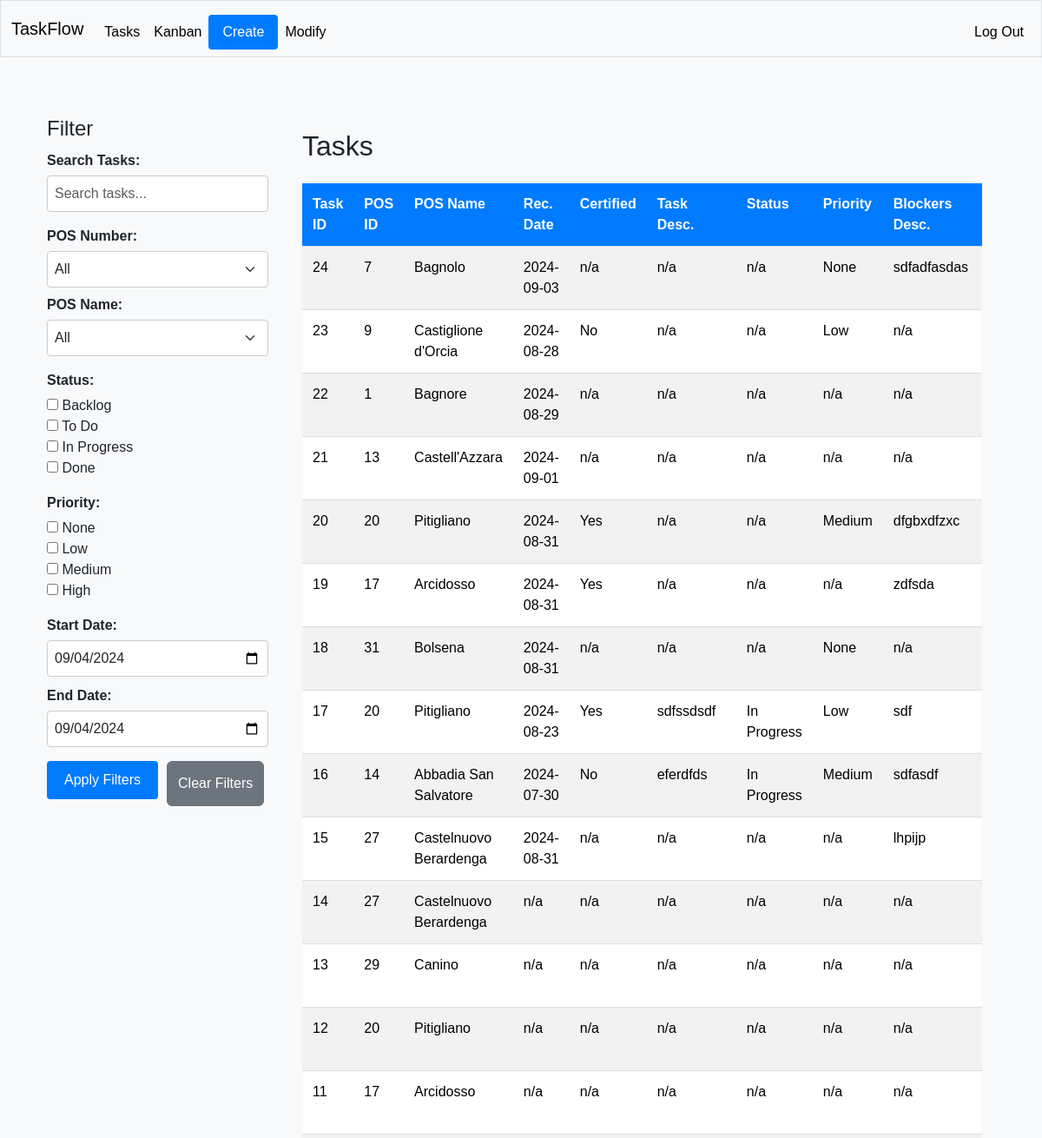
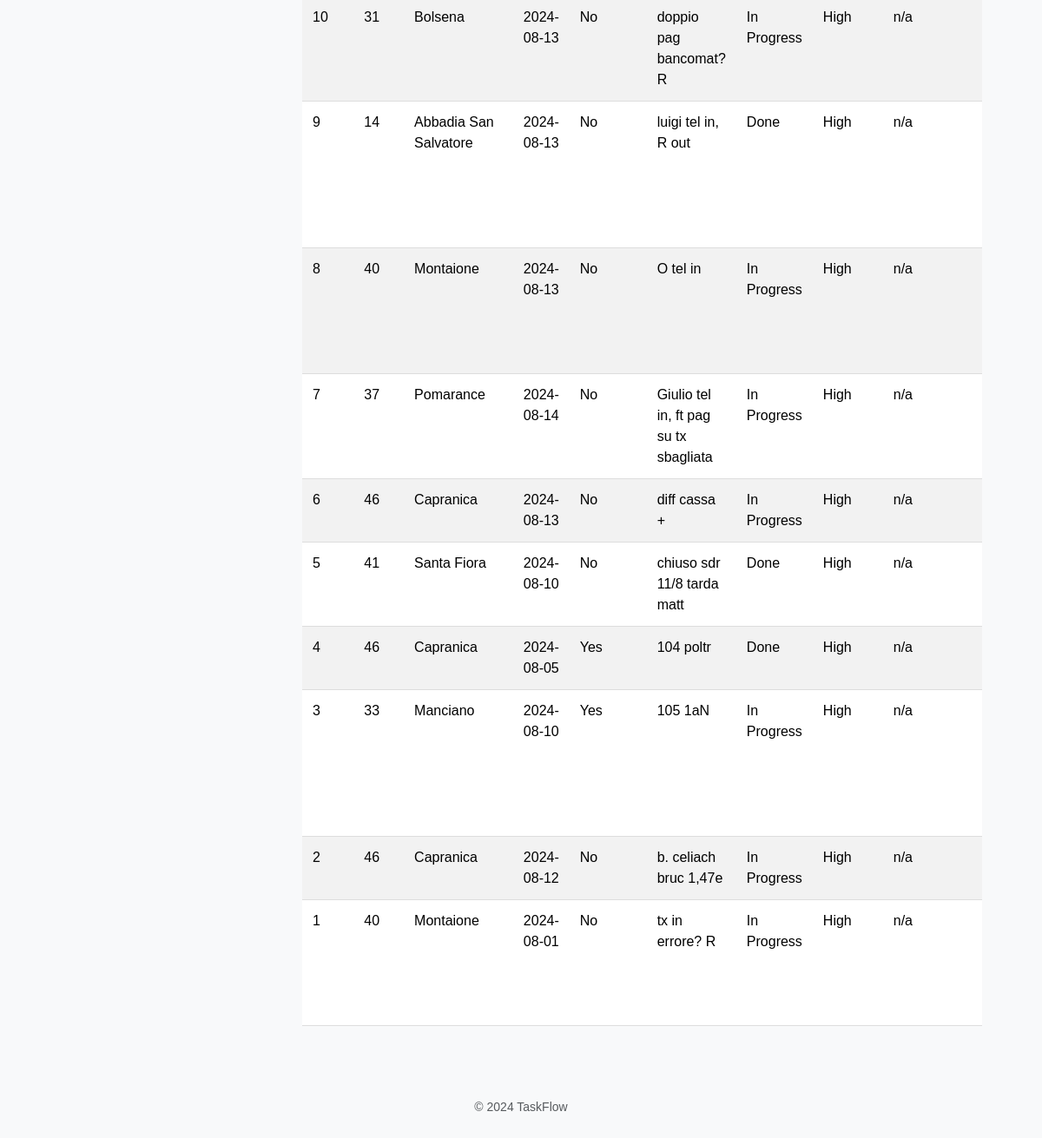
Page /tasks (signed in) on the committed database (2 pictures, top to bottom).
### tables this page shows
CREATE TABLE tasks (
                        task_id INTEGER NOT NULL, 
                        task_desc VARCHAR, 
                        task_status VARCHAR, 
                        task_priority VARCHAR, 
                        task_start_date DATE, 
                        task_due_date DATE, 
                        task_notes VARCHAR, 
                        pos_id INTEGER NOT NULL, 
                        blocker_id INTEGER, 
                        rec_id INTEGER, 
                        PRIMARY KEY (task_id), 
                        CHECK (task_status IN ('Backlog', 'To Do', 'In Progress', 'Done')), 
                        CHECK (task_priority IN ('None', 'Low', 'Medium', 'High')),
                        FOREIGN KEY(pos_id) REFERENCES pos (pos_id),
                        FOREIGN KEY(blocker_id) REFERENCES blockers (blocker_id),
                        FOREIGN KEY(rec_id) REFERENCES rec (rec_id)
                    );

CREATE TABLE pos (
	pos_id INTEGER NOT NULL, 
	pos_name VARCHAR NOT NULL, 
	PRIMARY KEY (pos_id), 
	UNIQUE (pos_name)
);

CREATE TABLE rec (
                        rec_id INTEGER NOT NULL, 
                        rec_date DATE, 
                        rec_certified BOOLEAN, 
                        task_id INTEGER, 
                        pos_id INTEGER, 
                        blocker_id INTEGER, 
                        PRIMARY KEY (rec_id),
                        FOREIGN KEY(task_id) REFERENCES tasks (task_id),
                        FOREIGN KEY(pos_id) REFERENCES pos (pos_id),
                        FOREIGN KEY(blocker_id) REFERENCES blockers (blocker_id)
                    );

CREATE TABLE blockers (
                        blocker_id INTEGER NOT NULL, 
                        blocker_desc VARCHAR, 
                        blocker_responsible VARCHAR, 
                        blocker_resolved BOOLEAN, 
                        blocker_res_date DATE, 
                        pos_id INTEGER, 
                        rec_id INTEGER, 
                        task_id INTEGER, 
                        PRIMARY KEY (blocker_id),
                        FOREIGN KEY(pos_id) REFERENCES pos (pos_id),
                        FOREIGN KEY(rec_id) REFERENCES rec (rec_id),
                        FOREIGN KEY(task_id) REFERENCES tasks (task_id)
                    );

### app.py (the view)
@app.route("/tasks")
@login_required
def tasks():
    with engine.connect() as conn:
        query = select(
            tasks_table.c.task_id,
            tasks_table.c.task_desc,
            tasks_table.c.task_status,
            tasks_table.c.task_priority,
            tasks_table.c.task_start_date,
            tasks_table.c.task_due_date,
            tasks_table.c.task_notes,
            pos_table.c.pos_id,
            pos_table.c.pos_name,
            rec_table.c.rec_date,
            rec_table.c.rec_certified,
            blockers_table.c.blocker_desc,
            blockers_table.c.blocker_responsible
        ).select_from(
            tasks_table
            .join(pos_table, tasks_table.c.pos_id == pos_table.c.pos_id)
            .outerjoin(rec_table, tasks_table.c.rec_id == rec_table.c.rec_id)
            .outerjoin(blockers_table, tasks_table.c.blocker_id == blockers_table.c.blocker_id)
        ).order_by(desc(tasks_table.c.task_id))
        tasks = conn.execute(query).fetchall()
        pos_data = conn.execute(select(pos_table.c.pos_id, pos_table.c.pos_name)).fetchall()
        formatted_tasks = []
        for task in tasks:
            formatted_tasks.append({
                "task_id": task.task_id if task.task_id is not None else "n/a",
                "task_desc": task.task_desc if task.task_desc is not None else "n/a",
                "task_status": task.task_status if task.task_status is not None else "n/a",
                "task_priority": task.task_priority if task.task_priority is not None else "n/a",
                "task_start_date": task.task_start_date.strftime('%Y-%m-%d') if isinstance(task.task_start_date, date) else "n/a",
                "task_due_date": task.task_due_date.strftime('%Y-%m-%d') if isinstance(task.task_due_date, date) else "n/a",
                "task_notes": task.task_notes if task.task_notes is not None else "n/a",
                "pos_id": task.pos_id if task.pos_id is not None else "n/a",
                "pos_name": task.pos_name if task.pos_name is not None else "n/a",
                "rec_date": task.rec_date.strftime('%Y-%m-%d') if isinstance(task.rec_date, date) else "n/a",
                "rec_certified": "Yes" if task.rec_certified is True else "No" if task.rec_certified is False else "n/a",
                "blocker_desc": task.blocker_desc if task.blocker_desc is not None else "n/a",
                "blocker_responsible": task.blocker_responsible if task.blocker_responsible is not None else "n/a"
            })
    logger.debug("Formatted tasks for display: %s", formatted_tasks)
    return render_template("tasks.html", tasks=formatted_tasks, pos_data=pos_data, date=date)

### helpers.py (called while the page is built)
def login_required(f):
    @wraps(f)
    def decorated_function(*args, **kwargs):
        if session.get("user_id") is None:
            return redirect("/login")
        return f(*args, **kwargs)
    return decorated_function

### templates/tasks.html
{% extends "layout.html" %}
{% block main %}
<div class="container-fluid">
    <div class="row">
        <div class="col-md-3">
            {% include '_sidebar.html' %}
        </div>
        <div class="col-md-9">
            {% include '_tasks_body.html' %}
        </div>
    </div>
</div>
{% endblock %}

### templates/_tasks_body.html (shortened to what this page needs)
<div class="tasks-wrapper">
    <h2 class="mt-0">Tasks</h2>
    <div class="table-responsive">
        <table class="table table-striped mt-3">
            <thead>
                <tr>
                    <th>Task ID</th>
                    <th>POS ID</th>
                    <th>POS Name</th>
                    <th>Rec. Date</th>
                    <th>Certified</th>
                    <th>Task Desc.</th>
                    <th>Status</th>
                    <th>Priority</th>
                    <th>Blockers Desc.</th>
                    <th>Blockers Resp</th>
                </tr>
            </thead>
            <tbody id="taskTableBody">
                {% for task in tasks %}
                <tr>
                    <td>{{ task.task_id }}</td>
                    <td>{{ task.pos_id }}</td>
                    <td>{{ task.pos_name }}</td>
                    <td>{{ task.rec_date }}</td>
                    <td>{{ task.rec_certified }}</td>
                    <td>{{ task.task_desc }}</td>
                    <td>{{ task.task_status }}</td>
                    <td>{{ task.task_priority }}</td>
                    <td>{{ task.blocker_desc }}</td>
                    <td>{{ task.blocker_responsible }}</td>
                </tr>
                {% endfor %}
            </tbody>
        </table>
    </div>
</div>

### static/css/style.css (style rules this page uses)
body { font-family: Arial, sans-serif !important; background-color: #f8f9fa !important; margin: 0 !important; padding: 0 !important; text-align: left !important; }
.table { width: 100% !important; margin-bottom: 20px !important; border-collapse: collapse !important; text-align: left !important; }
.table th, .table td { padding: 12px !important; text-align: left !important; border-bottom: 1px solid #ddd !important; vertical-align: top !important; white-space: normal !important; }
.table th { background-color: #007bff !important; color: white !important; }
.table-responsive { overflow-x: auto !important; text-align: left !important; }
.tasks-wrapper { padding: 15px !important; text-align: left !important; }

### rows in the picture
tasks: task_id "24", pos_id "7", pos_name "Bagnolo", rec_date "2024-09-03", rec_certified "n/a", task_desc "n/a", task_status "n/a", task_priority "None", blocker_desc "sdfadfasdas"
tasks: task_id "23", pos_id "9", pos_name "Castiglione d'Orcia", rec_date "2024-08-28", rec_certified "No", task_desc "n/a", task_status "n/a", task_priority "Low", blocker_desc "n/a"
tasks: task_id "22", pos_id "1", pos_name "Bagnore", rec_date "2024-08-29", rec_certified "n/a", task_desc "n/a", task_status "n/a", task_priority "n/a", blocker_desc "n/a"
tasks: task_id "21", pos_id "13", pos_name "Castell'Azzara", rec_date "2024-09-01", rec_certified "n/a", task_desc "n/a", task_status "n/a", task_priority "n/a", blocker_desc "n/a"
tasks: task_id "20", pos_id "20", pos_name "Pitigliano", rec_date "2024-08-31", rec_certified "Yes", task_desc "n/a", task_status "n/a", task_priority "Medium", blocker_desc "dfgbxdfzxc"
tasks: task_id "19", pos_id "17", pos_name "Arcidosso", rec_date "2024-08-31", rec_certified "Yes", task_desc "n/a", task_status "n/a", task_priority "n/a", blocker_desc "zdfsda"
tasks: task_id "18", pos_id "31", pos_name "Bolsena", rec_date "2024-08-31", rec_certified "n/a", task_desc "n/a", task_status "n/a", task_priority "None", blocker_desc "n/a"
tasks: task_id "17", pos_id "20", pos_name "Pitigliano", rec_date "2024-08-23", rec_certified "Yes", task_desc "sdfssdsdf", task_status "In Progress", task_priority "Low", blocker_desc "sdf"
tasks: task_id "16", pos_id "14", pos_name "Abbadia San Salvatore", rec_date "2024-07-30", rec_certified "No", task_desc "eferdfds", task_status "In Progress", task_priority "Medium", blocker_desc "sdfasdf"
tasks: task_id "15", pos_id "27", pos_name "Castelnuovo Berardenga", rec_date "2024-08-31", rec_certified "n/a", task_desc "n/a", task_status "n/a", task_priority "n/a", blocker_desc "lhpijp"
tasks: task_id "14", pos_id "27", pos_name "Castelnuovo Berardenga", rec_date "n/a", rec_certified "n/a", task_desc "n/a", task_status "n/a", task_priority "n/a", blocker_desc "n/a"
tasks: task_id "13", pos_id "29", pos_name "Canino", rec_date "n/a", rec_certified "n/a", task_desc "n/a", task_status "n/a", task_priority "n/a", blocker_desc "n/a"
tasks: task_id "12", pos_id "20", pos_name "Pitigliano", rec_date "n/a", rec_certified "n/a", task_desc "n/a", task_status "n/a", task_priority "n/a", blocker_desc "n/a"
tasks: task_id "11", pos_id "17", pos_name "Arcidosso", rec_date "n/a", rec_certified "n/a", task_desc "n/a", task_status "n/a", task_priority "n/a", blocker_desc "n/a"
tasks: task_id "10", pos_id "31", pos_name "Bolsena", rec_date "2024-08-13", rec_certified "No", task_desc "doppio pag bancomat? R", task_status "In Progress", task_priority "High", blocker_desc "n/a"
tasks: task_id "9", pos_id "14", pos_name "Abbadia San Salvatore", rec_date "2024-08-13", rec_certified "No", task_desc "luigi tel in, R out", task_status "Done", task_priority "High", blocker_desc "n/a"
tasks: task_id "8", pos_id "40", pos_name "Montaione", rec_date "2024-08-13", rec_certified "No", task_desc "O tel in", task_status "In Progress", task_priority "High", blocker_desc "n/a"
tasks: task_id "7", pos_id "37", pos_name "Pomarance", rec_date "2024-08-14", rec_certified "No", task_desc "Giulio tel in, ft pag su tx sbagliata", task_status "In Progress", task_priority "High", blocker_desc "n/a"
tasks: task_id "6", pos_id "46", pos_name "Capranica", rec_date "2024-08-13", rec_certified "No", task_desc "diff cassa +", task_status "In Progress", task_priority "High", blocker_desc "n/a"
tasks: task_id "5", pos_id "41", pos_name "Santa Fiora", rec_date "2024-08-10", rec_certified "No", task_desc "chiuso sdr 11/8 tarda matt", task_status "Done", task_priority "High", blocker_desc "n/a"
tasks: task_id "4", pos_id "46", pos_name "Capranica", rec_date "2024-08-05", rec_certified "Yes", task_desc "104 poltr", task_status "Done", task_priority "High", blocker_desc "n/a"
tasks: task_id "3", pos_id "33", pos_name "Manciano", rec_date "2024-08-10", rec_certified "Yes", task_desc "105 1aN", task_status "In Progress", task_priority "High", blocker_desc "n/a"
tasks: task_id "2", pos_id "46", pos_name "Capranica", rec_date "2024-08-12", rec_certified "No", task_desc "b. celiach bruc 1,47e", task_status "In Progress", task_priority "High", blocker_desc "n/a"
tasks: task_id "1", pos_id "40", pos_name "Montaione", rec_date "2024-08-01", rec_certified "No", task_desc "tx in errore? R", task_status "In Progress", task_priority "High", blocker_desc "n/a"
